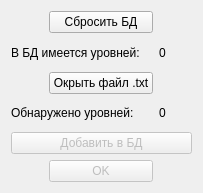
<?xml version="1.0" encoding="UTF-8"?>
<ui version="4.0">
 <class>Dialog</class>
 <widget class="QDialog" name="Dialog">
  <property name="geometry">
   <rect>
    <x>0</x>
    <y>0</y>
    <width>203</width>
    <height>193</height>
   </rect>
  </property>
  <property name="windowTitle">
   <string>Конвертер</string>
  </property>
  <property name="windowIcon">
   <iconset>
    <normaloff>../graphics/import_db.png</normaloff>../graphics/import_db.png</iconset>
  </property>
  <property name="modal">
   <bool>true</bool>
  </property>
  <layout class="QGridLayout" name="gridLayout">
   <item row="6" column="0" colspan="2">
    <widget class="QLabel" name="label">
     <property name="text">
      <string>Обнаружено уровней:</string>
     </property>
    </widget>
   </item>
   <item row="6" column="2">
    <widget class="QLabel" name="label_2">
     <property name="text">
      <string>0</string>
     </property>
    </widget>
   </item>
   <item row="1" column="2">
    <widget class="QLabel" name="label_4">
     <property name="text">
      <string>0</string>
     </property>
    </widget>
   </item>
   <item row="7" column="0" colspan="3">
    <widget class="QPushButton" name="add_db">
     <property name="enabled">
      <bool>false</bool>
     </property>
     <property name="text">
      <string>Добавить в БД</string>
     </property>
    </widget>
   </item>
   <item row="1" column="0" colspan="2">
    <widget class="QLabel" name="label_3">
     <property name="text">
      <string>В БД имеется уровней:</string>
     </property>
    </widget>
   </item>
   <item row="9" column="1">
    <widget class="QPushButton" name="pushButton_close">
     <property name="enabled">
      <bool>false</bool>
     </property>
     <property name="text">
      <string>OK</string>
     </property>
    </widget>
   </item>
   <item row="3" column="1">
    <widget class="QPushButton" name="open_file">
     <property name="text">
      <string>Окрыть файл .txt</string>
     </property>
    </widget>
   </item>
   <item row="9" column="0">
    <spacer name="horizontalSpacer">
     <property name="orientation">
      <enum>Qt::Horizontal</enum>
     </property>
     <property name="sizeHint" stdset="0">
      <size>
       <width>40</width>
       <height>20</height>
      </size>
     </property>
    </spacer>
   </item>
   <item row="9" column="2">
    <spacer name="horizontalSpacer_2">
     <property name="orientation">
      <enum>Qt::Horizontal</enum>
     </property>
     <property name="sizeHint" stdset="0">
      <size>
       <width>40</width>
       <height>20</height>
      </size>
     </property>
    </spacer>
   </item>
   <item row="0" column="1">
    <widget class="QPushButton" name="pushButton_create_db">
     <property name="text">
      <string>Сбросить БД</string>
     </property>
    </widget>
   </item>
  </layout>
 </widget>
 <resources/>
 <connections/>
</ui>
